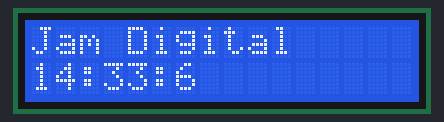
A sketch run on a simulated Arduino Uno, built with avr-gcc and run on an emulated ATmega328P. Parts: 16×2 character LCD.

Above: at 0.1 s.
At 4.2 s:
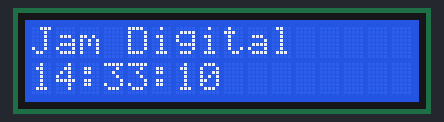
At 9.2 s:
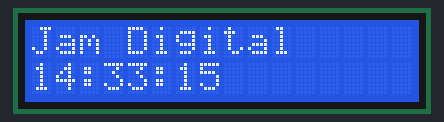
At 19.3 s:
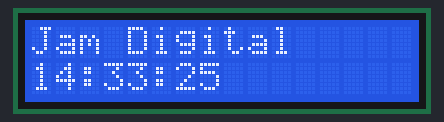
At 28.4 s:
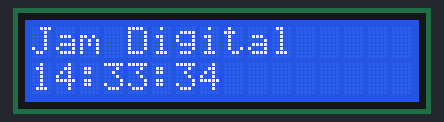
At 38.5 s:
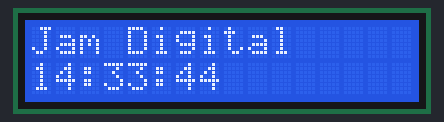

Measured:
- what the display in image 1 shows lasts 1.0 s, from 4.1 s to 5.1 s

The sketch:

praktikum_6-2.ino
```cpp
#include<LiquidCrystal.h>
LiquidCrystal lcd(2,3,4,5,6,7);
unsigned int jam,menit,detik;
boolean led=0;

ISR(TIMER1_OVF_vect){
  TCNT1H=0xC2;
  TCNT1L=0xF7;
  detik++;
  if(detik>=60){
    detik=0;
    menit++;
    if(menit>=60){
      menit=0;
      jam++;
      if(jam>=24){
        jam=0;
      }
    }
  }
}
void initTimer1(){
    TCCR1A=0x00;
  TCCR1B=0x05;
  TCNT1H=0xC2;
  TCNT1L=0xF7;
  ICR1H=0x00;
  ICR1L=0x00;
  OCR1AH=0x00;
  OCR1AL=0x00;
  OCR1BH=0x00;
  OCR1BL=0x00;
  TIMSK1=0x01;
  sei();

}
void setup() {
  // put your setup code here, to run once:
  lcd.begin(16,2);
  lcd.clear();
  initTimer1();
  jam=14;//set time manual
menit=33;//set time manual
detik=6;//set time manual
}

void loop() {
  // put your main code here, to run repeatedly:
lcd.clear();
  lcd.setCursor(0,0);
  lcd.print("Jam Digital");
  lcd.setCursor(0,1);
  lcd.print(jam,DEC);
  lcd.print(":");
  lcd.print(menit,DEC);
  lcd.print(":");
  lcd.print(detik,DEC);
  delay(500);

}
```
